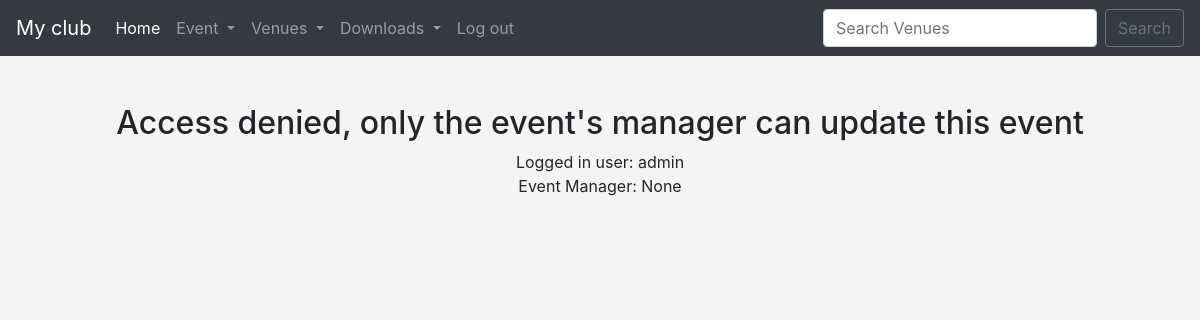
Page /update_event/3 (signed in) on the earlier database version.
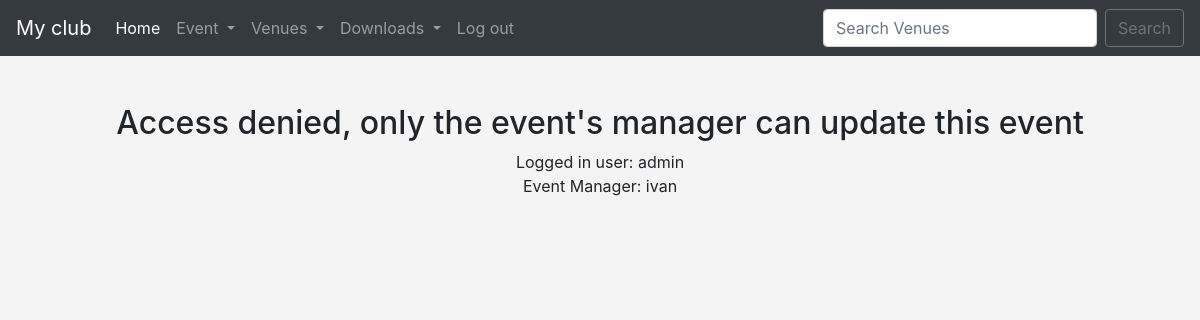
Same page on the later database version.
### events/models.py (models this page shows, shortened)
class Events(models.Model):
    name = models.CharField('Event Name', max_length=120)
    event_date = models.DateTimeField('Event Date')
    venue = models.ForeignKey(Venue, blank=True, null=True, on_delete=models.CASCADE)
    manager = models.ForeignKey(User, blank=True, null=True, on_delete=models.SET_NULL)
    description = models.TextField(blank=True)
    attendees = models.ManyToManyField(MyClubUser, blank=True)

### events/views.py (the view)
# urls.py: path('update_event/<event_id>', views.update_event, name='update-event'),
def update_event(request, event_id):
    event = Events.objects.get(id=event_id)
    if request.user.is_superuser:
        form = EventFormAdmin(request.POST or None, instance=event)
    else:
        form = EventForm(request.POST or None, instance=event)  # If you are going to post - use this form,
    if form.is_valid():
        form.save()
        return redirect('list-events')
    return render(request, 'events/update_event.html', {
        'event': event,
        'form': form,
    })

### events/forms.py
class EventFormAdmin(ModelForm):
    class Meta:
        model = Events
        fields = ('name', 'event_date', 'venue', 'manager', 'attendees', 'description')
        widgets = {
            'name': forms.TextInput(attrs={'class': 'form-control', 'placeholder': 'Event Name'}),
            'event_date': forms.TextInput(attrs={'class': 'form-control', 'placeholder': 'Event Date'}),
            'venue': forms.Select(attrs={'class': 'form-control', 'placeholder': 'Venue'}),
            'manager': forms.Select(attrs={'class': 'form-control', 'placeholder': 'Manager'}),
            'attendees': forms.SelectMultiple(attrs={'class': 'form-control', 'placeholder': 'Attendees'}),
            'description': forms.Textarea(attrs={'class': 'form-control', 'placeholder': 'Description'}),
        }
        labels = {
            'name': '',
            'event_date': 'YYYY-MM-DD HH:MM:SS',
            'venue': 'Venue',
            'manager': 'Manager',
            'attendees': 'Attendees',
            'description': '',
        }

### events/templates/events/update_event.html
{% extends 'events/base.html' %}
{% block content %}
    <center>
    {% if user.is_authenticated %}
        {% if user == event.manager %}
    <h1>Update Event</h1>
        <form action="" method="POST">
                {% csrf_token %}
                {{ form.as_p }}
                <input type="submit" value="Update" class="btn btn-secondary" style="float: left;">
        </form>
        {% else %}
        <h2>Access denied, only the event's manager can update this event</h2>
        Logged in user:  {{ user }}
        <br>
        Event Manager: {{ event.manager }}
        <br><br>
        {% endif %}
     {% else %}
        <h1>Sorry, you have to log in</h1>
        <a href="{% url 'login' %}">Login Here</a>
{% endif %}
    </center>
{% endblock %}

Differences in the rows shown:
changed Events: manager "None" → "ivan"
